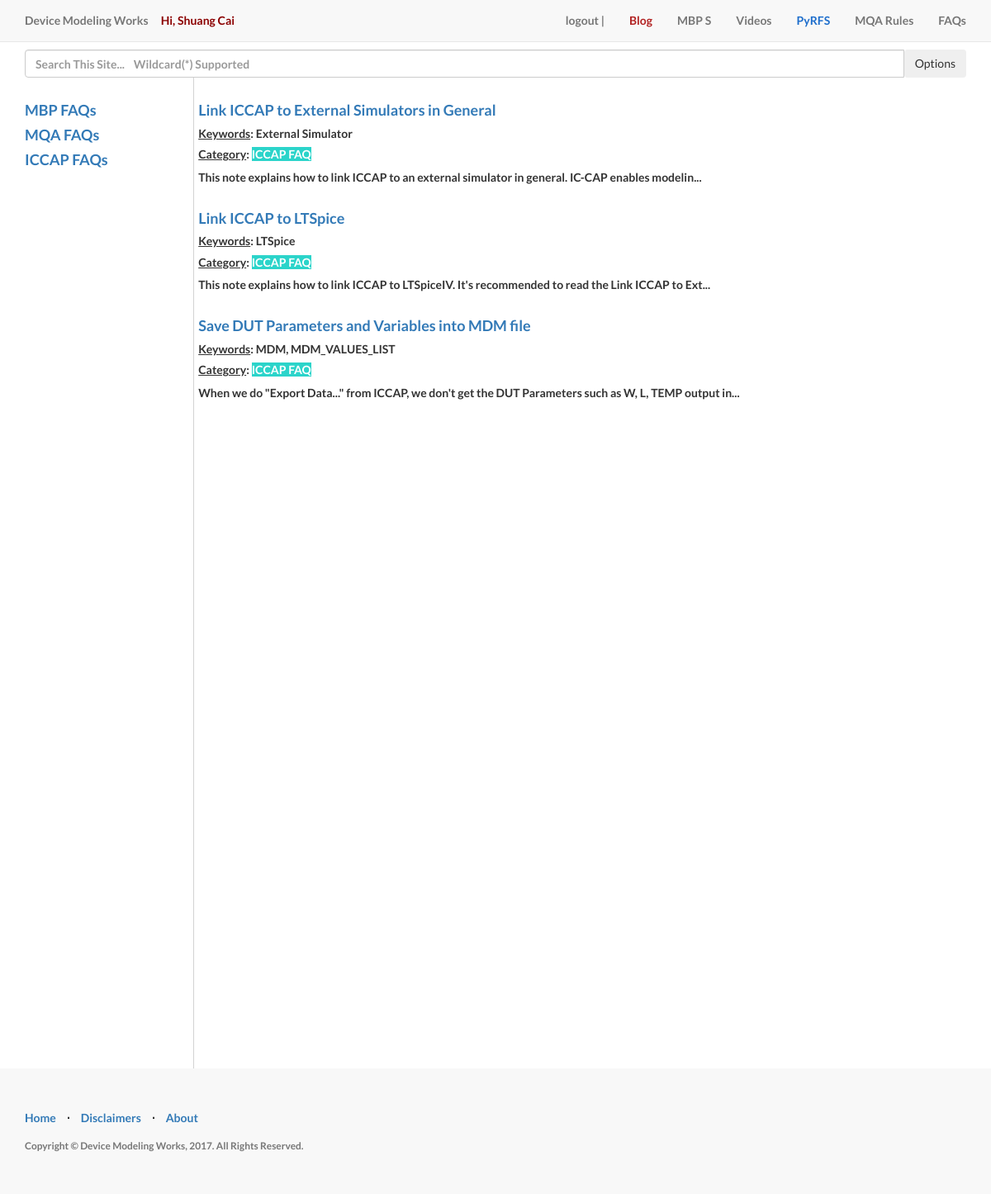
The page /iccapfaq (signed in) on the database as committed earlier.
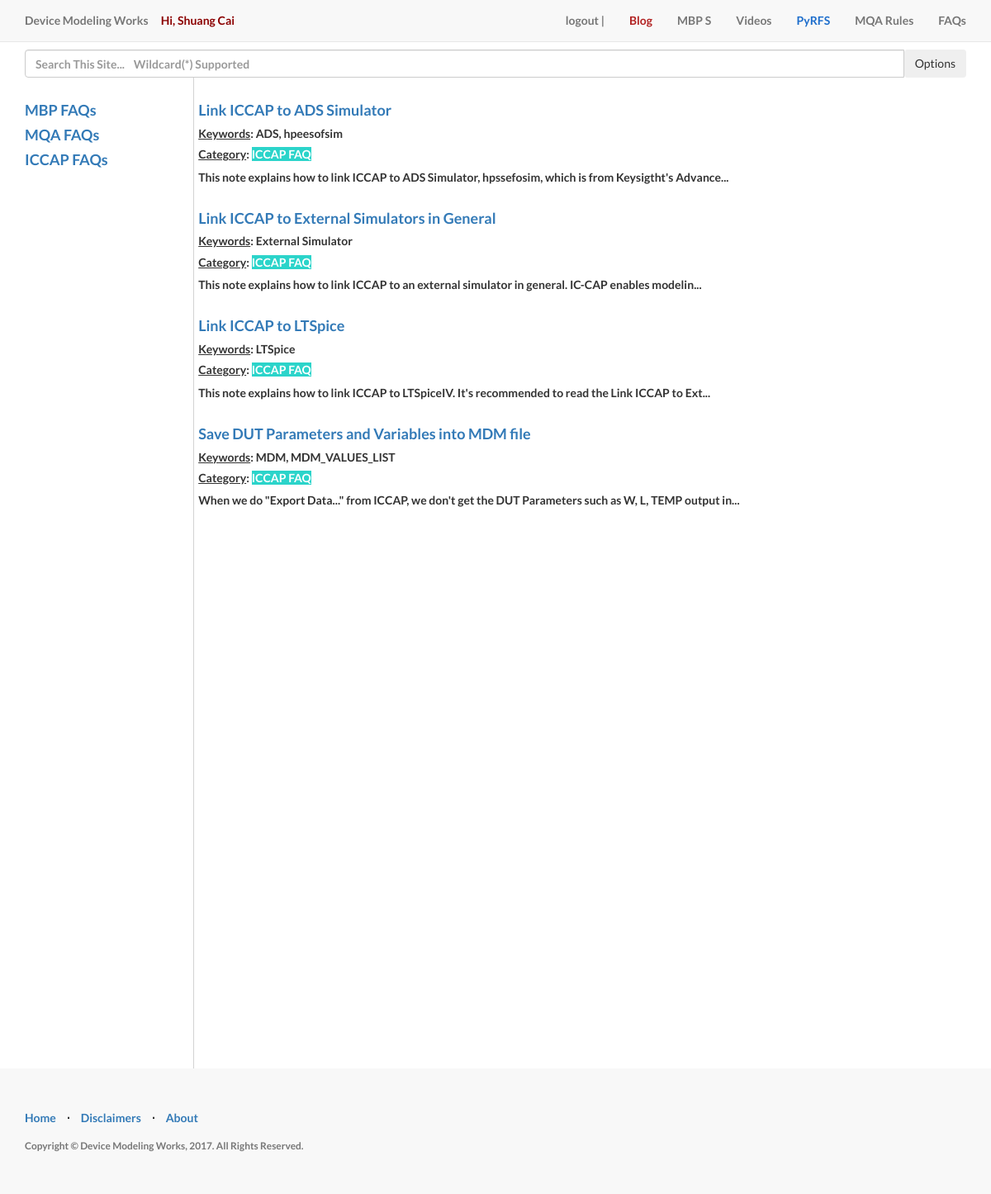
The same page on the database as committed later.
### __init__.py (models this page shows, shortened)
class User(db.Model, UserMixin):
    id = db.Column(db.Integer, primary_key=True)
    email = db.Column(db.String(255), unique=True)
    password = db.Column(db.String(255))
    company = db.Column(db.String(255))
    username = db.Column(db.String(255), unique=True)
    last_login_at = db.Column(db.DateTime())
    current_login_at = db.Column(db.DateTime())
    active = db.Column(db.Boolean())
    confirmed_at = db.Column(db.DateTime())
    last_login_ip = db.Column(db.String(45))
    current_login_ip = db.Column(db.String(45))
    login_count = db.Column(db.Integer)
    roles = db.relationship('Role', secondary=roles_users,
                            backref=db.backref('users', lazy='dynamic'))

class Post(db.Model):
    __searchable__ = ['title', 'abs', 'content']
    id = db.Column(db.Integer(), primary_key=True)
    title = db.Column(db.String(255), unique=True)
    author_id = db.Column(db.Integer)
    abs = db.Column(db.String())
    content = db.Column(db.Text())
    create_date = db.Column(db.DateTime())
    category = db.Column(db.String(128))
    last_modify_date = db.Column(db.DateTime())
    route = db.Column(db.String(128))

### __init__.py (the view)
@app.route(route_iccapfaq_list)
@login_required
def iccapfaq():
    recordPostHistory(route_iccapfaq_list)
    results = Post.query.filter(Post.category == 'iccapfaq').order_by(desc(Post.create_date)).limit(displayUpto).all()
    return render_template('faq/iccap/iccapfaqlist.html', slist=results, func=getCategory)

### __init__.py (called while the page is built, shortened)
def recordPostHistory(rt):
    id = -1  # anonymous, used for public
    if hasattr(current_user, 'id'):
        id = current_user.id
    if id == 3:  # 3 is Shuang Cai, no need to record myself. :)
        return

@app.context_processor
def inject_Search_Options():
    return searchOptions

def getCategory(txt):
    if txt == 'mbpst':
        return "MBP Script Tutorial"
    elif txt == "mbpfaq":
        return "MBP FAQ"
    elif txt == "video":
        return "Video Demos"
    elif txt == "mqarules":
        return "MQA Rules"
    elif txt == "mqafaq":
        return "MQA FAQ"
    elif txt == "iccapfaq":
        return "ICCAP FAQ"
    elif txt == "blog":
        return "Blog"
    elif txt == "pyrfs":
        return "PyRFS"
    return "Other"

### templates/faq/iccap/iccapfaqlist.html
{% extends "faq/faq_index.html" %}
{% block faqmain %}
{% if slist.__len__()>0 %}
<div style="height: 1000px; overflow:auto">
    {% for item in slist:%}
    <h4><a href="{{item.route}}">{{item.title}}</a></h4>
    <h5><u>Keywords</u>: {{item.abs}}</h5>
    <h5><u>Category</u>: <font style="background-color:#2BD4CA; color:#FFFFFF"> {{ func(item.category) }}</font></h5>
    {% if item.content.__len__()>110 %}
    {{item.content[:100]}}...
    {% else %}
    {{item.content}}
    {% endif %}
    <br/><br/>
    {% endfor %}
    {% else %}
    <h3>No posts yet!</I></h3>
    <br/><br/><br/>
    {% endif %}
</div>
<br>
<br>
<br>
<br>
{% endblock %}

### templates/faq/faq_index.html (shortened to what this page needs)
{% extends "layouts/mf.html" %}
{% block content %}
<div class="container">
        <div style="float:left; width: 18%; height:1200px; margin-right:5px; overflow:auto; border-right-width:1px;border-right-style:solid; border-right-color: #D3D3D3">
            {% include 'faq/toc.html' %}
        </div>
        <div style="float:center; height:1200px; overflow: auto">
            <br/>
            {% block faqmain %}
            {% endblock %}
            <br/><br/>
        </div>
</div>
{% endblock %}

### templates/layouts/mf.html (shortened to what this page needs)
{% extends "layouts/base.html" %}
{% block search %}
<br/><br/><br/>
<div class="container">
    <form method="post" action="/search">
        <div style="float:center;">
            <div class="input-group" id="search_field_w_button">
                <input type="text" class="form-control" name='search'
                       placeholder="Search This Site...    Wildcard(*) Supported">
                <span class="input-group-btn">
                <button class="btn btn-secondary" type="button" name='searchOptionButton' id='searchOptionButton'
                        onclick="displaySearchOptions()">Options</button>
                </span>
            </div>
        </div>
    </form>
</div>
{% endblock %}

### templates/layouts/base.html (shortened to what this page needs)
<!DOCTYPE html>
<html lang="en">
<head>
    <link href="/static/css/bootstrap.min.css" rel="stylesheet">
    <link href="/static/css/landing-page.css" rel="stylesheet">
    <link href="/static/font-awesome/css/font-awesome.min.css" rel="stylesheet" type="text/css">
</head>
<body>
<nav class="navbar navbar-default navbar-fixed-top topnav" role="navigation">
    <div class="container topnav">
        <div class="navbar-header">
            <a class="navbar-brand topnav" href="/">Device Modeling Works</a>
            <a class="navbar-brand topnav" style="color:#8B0000">
                {% if current_user.username.__len__()>0 %}
                Hi, {{current_user.username}}
                {% endif %}
            </a>
        </div>
        <div class="collapse navbar-collapse" id="bs-example-navbar-collapse-1">
            <ul class="nav navbar-nav navbar-right">
                <li>
                    {% if current_user.username.__len__()==0 %}
                    <a href="/login"> login | </a>
                    {% else %}
                    <a href="/logout"> logout | </a>
                    {% endif %}
                </li>
                <li>
                    <a href="/blog"><font style="color:#B22222">Blog</font></a>
                </li>
                <li>
                    <a href="/mbpst">MBP S</a>
                </li>
                <li>
                    <a href="/video">Videos</a>
                </li>
                <li>
                    <a href="/pyrfs"><font style="color:#1E6ECC">PyRFS</font></a>
                </li>
                <li>
                    <a href="/mqarules">MQA Rules</a>
                </li>
                <li>
                    <a href="/faq">FAQs</a>
                </li>
            </ul>
        </div>
    </div>
</nav>
{% block search %}
{% endblock%}
{% block content%}
{% endblock%}
<footer>
    <div class="container">
        <div class="row">
            <div class="col-lg-12">
                <ul class="list-inline">
                    <li>
                        <a href="/">Home</a>
                    </li>
                    <li class="footer-menu-divider">&sdot;</li>
                    <li>
                        <a href="/disclaimer" target="_blank">Disclaimers</a>
                    </li>
                    <li class="footer-menu-divider">&sdot;</li>
                    <li>
                        <a href="/about">About</a>
                    </li>
                </ul>
                <p class="copyright text-muted small">Copyright &copy; Device Modeling Works, 2017. All Rights
                    Reserved. </p>
            </div>
        </div>
    </div>
</footer>
</body>
</html>

### templates/faq/toc.html
<br/>
<div>
    <h4><a href="/mbpfaq">MBP FAQs</a></h4>
    <h4><a href="/mqafaq">MQA FAQs</a></h4>
    <h4><a href="/iccapfaq">ICCAP FAQs</a></h4>
    <br/><br/><br/><br/><br/>
</div>

### static/css/landing-page.css (style rules this page uses)
body, html { width: 100%; height: 100%; }
body, h1, h2, h3, h4, h5, h6 { font-family: "Lato","Helvetica Neue",Helvetica,Arial,sans-serif; font-weight: 700; }
.topnav { font-size: 14px; }
footer { padding: 50px 0; background-color: #f8f8f8; }
p.copyright { margin: 15px 0 0; }
ul { list-style: disc inside none }
.col-xs-1, .col-sm-1, .col-md-1, .col-lg-1, .col-xs-2, .col-sm-2, .col-md-2, .col-lg-2, .col-xs-3, .col-sm-3, .col-md-3, .col-lg-3, .col-xs-4, .col-sm-4, .col-md-4, .col-lg-4, .col-xs-5, .col-sm-5, .col-md-5, .col-lg-5, .col-xs-6, .col-sm-6, .col-md-6, .col-lg-6, .col-xs-7, .col-sm-7, .col-md-7, .col-lg-7, .col-xs-8, .col-sm-8, .col-md-8, .col-lg-8, .col-xs-9, .col-sm-9, .col-md-9, .col-lg-9, .col-xs-10, .col-sm-10, .col-md-10, .col-lg-10, .col-xs-11, .col-sm-11, .col-md-11, .col-lg-11, .col-xs-12, .col-sm-12, .col-md-12, .col-lg-12 { position: relative; min-height: 1px; padding-right: 15px; padding-left: 15px; }
.row { margin-right: -15px; margin-left: -15px; }

Rows that differ between the two databases and show on the page:
added Post: title "Link ICCAP to ADS Simulator", abs "ADS, hpeesofsim", category "ICCAP FAQ", content "This note explains how to link ICCAP to ADS Simulator, hpssefosim, which is from Keysigtht's Advance"
